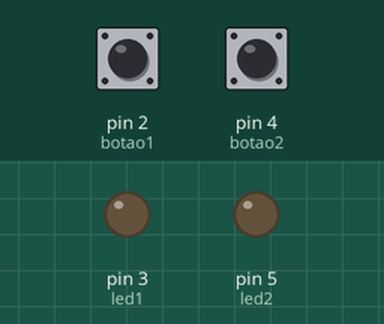
Simulated run of this sketch. Board: Arduino Uno, built with avr-gcc and run on an emulated ATmega328P. Shown: output pins drawn as LEDs (lit = HIGH). The inputs (shaded band) are chosen by the test bench; at power-on: pin 2 (botao1) LOW, pin 4 (botao2) LOW.

Above: at 1.2 s.
1.3 s: pin 2 (botao1) pulled HIGH for 0.15 s
At 1.37 s:
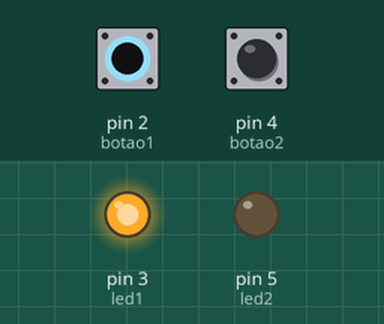
2.9 s: pin 4 (botao2) pulled HIGH for 0.15 s
At 2.97 s:
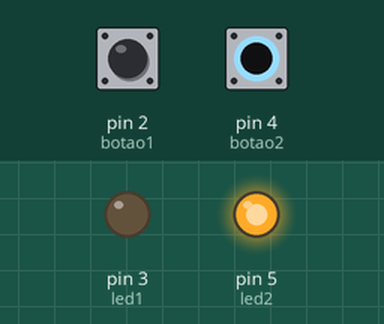
4.5 s: pin 4 (botao2) pulled HIGH for 3.2 s
At 8.9 s:
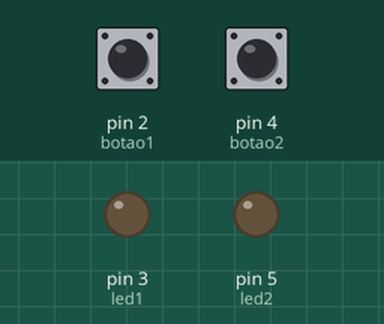
9.2 s: pin 2 (botao1) pulled HIGH for 3.2 s
At 10.0 s:
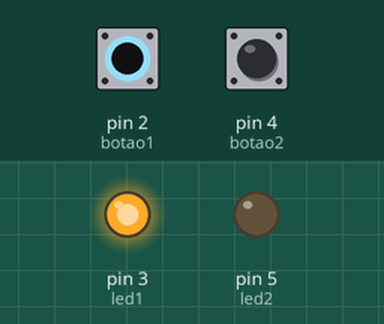
13.9 s: pin 2 (botao1) driven HIGH and pin 4 (botao2) driven HIGH
At 14.8 s:
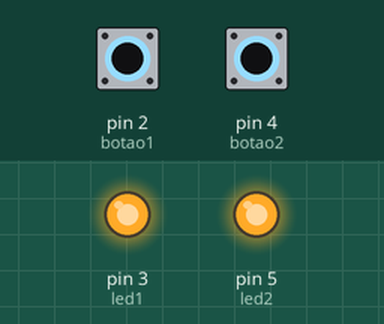
Timing chart, 0 to 16.4 s (numbered marks = the images above; inputs shaded):
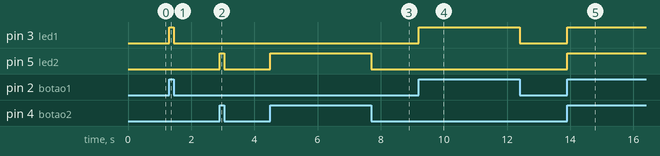

Measured:
- after the input at 1.3 s, pin 3 (led1): LOW → HIGH at once, → LOW 0.15 s later
- after the input at 2.9 s, pin 5 (led2): LOW → HIGH at once, → LOW 0.15 s later
- after the input at 4.5 s, pin 5 (led2): LOW → HIGH at once, → LOW 3.2 s later
- after the input at 9.2 s, pin 3 (led1): LOW → HIGH at once, → LOW 3.2 s later
- after the input at 13.9 s, pin 3 (led1), pin 5 (led2): LOW → HIGH at once

The sketch:

Atividade3.ino
```cpp
#define botao1 2 //definindo uma variável para o primeiro botão na entrada digital 2
#define botao2 4 //definindo uma variável para o segundo botão na entrada digital 4
#define led1 3 //definindo uma variável para o primeiro led na entrada digital 3
#define led2 5 //definindo uma variável para o segundo led na entrada digital 5

void setup() { //Função de configuração/definição
  pinMode(botao1, INPUT); //Define o modo do pino na variável botão1 como entrada
  pinMode(botao2, INPUT); //Define o modo do pino na variável botão2 como entrada
  pinMode(led1, OUTPUT); //Define o modo do pino na variável led1 como saída
  pinMode(led2, OUTPUT); //Define o modo do pino na variável led2 como saída
}

void loop() { //Ciclo de repetição
//se
if (digitalRead(2)) { //Realiza a leitura do botão1 que está na entrada 2
  digitalWrite(3, HIGH); //Escreve led1(saída 3) como true(ligado)
  //senão
} else {
  digitalWrite(3, LOW); //Escreve led1(saída 3) como false(desligado)
}
if (digitalRead(4)) { //Realiza a leitura do botão2 que está na entrada 4
  digitalWrite(5, HIGH); //Escreve led2(saída 5) como true(ligado)
  //senão
} else {
  digitalWrite(5, LOW); //Escreve led2(saída 5) como false(desligado)
}
}
```
